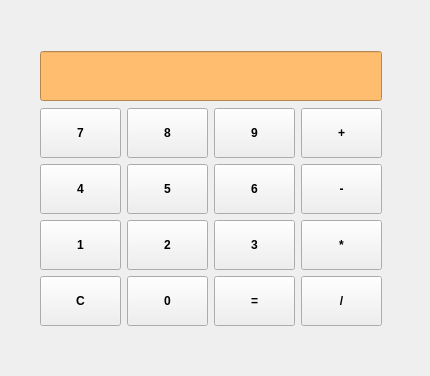
<?xml version="1.0" encoding="UTF-8"?>
<ui version="4.0">
 <class>Calculatrice</class>
 <widget class="QWidget" name="Calculatrice">
  <property name="enabled">
   <bool>true</bool>
  </property>
  <property name="geometry">
   <rect>
    <x>0</x>
    <y>0</y>
    <width>430</width>
    <height>376</height>
   </rect>
  </property>
  <property name="windowTitle">
   <string>Calculatrice</string>
  </property>
  <widget class="QWidget" name="">
   <property name="enabled">
    <bool>true</bool>
   </property>
   <property name="geometry">
    <rect>
     <x>40</x>
     <y>50</y>
     <width>342</width>
     <height>278</height>
    </rect>
   </property>
   <property name="font">
    <font>
     <bold>true</bold>
    </font>
   </property>
   <layout class="QGridLayout" name="gridLayout_2">
    <item row="0" column="0">
     <widget class="QLineEdit" name="lineEditAfficheur">
      <property name="enabled">
       <bool>true</bool>
      </property>
      <property name="minimumSize">
       <size>
        <width>0</width>
        <height>50</height>
       </size>
      </property>
      <property name="font">
       <font>
        <bold>true</bold>
       </font>
      </property>
      <property name="styleSheet">
       <string notr="true">background-color: rgb(255, 190, 111);</string>
      </property>
      <property name="readOnly">
       <bool>true</bool>
      </property>
     </widget>
    </item>
    <item row="1" column="0">
     <layout class="QGridLayout" name="gridLayout">
      <item row="0" column="0">
       <widget class="QPushButton" name="pushButton7">
        <property name="enabled">
         <bool>true</bool>
        </property>
        <property name="minimumSize">
         <size>
          <width>50</width>
          <height>50</height>
         </size>
        </property>
        <property name="font">
         <font>
          <bold>true</bold>
         </font>
        </property>
        <property name="text">
         <string>7</string>
        </property>
       </widget>
      </item>
      <item row="0" column="1">
       <widget class="QPushButton" name="pushButton8">
        <property name="enabled">
         <bool>true</bool>
        </property>
        <property name="minimumSize">
         <size>
          <width>50</width>
          <height>50</height>
         </size>
        </property>
        <property name="font">
         <font>
          <bold>true</bold>
         </font>
        </property>
        <property name="text">
         <string>8</string>
        </property>
       </widget>
      </item>
      <item row="0" column="2">
       <widget class="QPushButton" name="pushButton9">
        <property name="enabled">
         <bool>true</bool>
        </property>
        <property name="minimumSize">
         <size>
          <width>50</width>
          <height>50</height>
         </size>
        </property>
        <property name="font">
         <font>
          <bold>true</bold>
         </font>
        </property>
        <property name="text">
         <string>9</string>
        </property>
       </widget>
      </item>
      <item row="0" column="3">
       <widget class="QPushButton" name="pushButtonAdditionner">
        <property name="enabled">
         <bool>true</bool>
        </property>
        <property name="minimumSize">
         <size>
          <width>50</width>
          <height>50</height>
         </size>
        </property>
        <property name="font">
         <font>
          <bold>true</bold>
         </font>
        </property>
        <property name="text">
         <string>+</string>
        </property>
       </widget>
      </item>
      <item row="1" column="0">
       <widget class="QPushButton" name="pushButton4">
        <property name="enabled">
         <bool>true</bool>
        </property>
        <property name="minimumSize">
         <size>
          <width>50</width>
          <height>50</height>
         </size>
        </property>
        <property name="font">
         <font>
          <bold>true</bold>
         </font>
        </property>
        <property name="text">
         <string>4</string>
        </property>
       </widget>
      </item>
      <item row="1" column="1">
       <widget class="QPushButton" name="pushButton5">
        <property name="enabled">
         <bool>true</bool>
        </property>
        <property name="minimumSize">
         <size>
          <width>50</width>
          <height>50</height>
         </size>
        </property>
        <property name="font">
         <font>
          <bold>true</bold>
         </font>
        </property>
        <property name="text">
         <string>5</string>
        </property>
       </widget>
      </item>
      <item row="1" column="2">
       <widget class="QPushButton" name="pushButton6">
        <property name="enabled">
         <bool>true</bool>
        </property>
        <property name="minimumSize">
         <size>
          <width>50</width>
          <height>50</height>
         </size>
        </property>
        <property name="font">
         <font>
          <bold>true</bold>
         </font>
        </property>
        <property name="text">
         <string>6</string>
        </property>
       </widget>
      </item>
      <item row="1" column="3">
       <widget class="QPushButton" name="pushButtonSoustraire">
        <property name="enabled">
         <bool>true</bool>
        </property>
        <property name="minimumSize">
         <size>
          <width>50</width>
          <height>50</height>
         </size>
        </property>
        <property name="font">
         <font>
          <bold>true</bold>
         </font>
        </property>
        <property name="text">
         <string>-</string>
        </property>
       </widget>
      </item>
      <item row="2" column="0">
       <widget class="QPushButton" name="pushButton1">
        <property name="enabled">
         <bool>true</bool>
        </property>
        <property name="minimumSize">
         <size>
          <width>50</width>
          <height>50</height>
         </size>
        </property>
        <property name="font">
         <font>
          <bold>true</bold>
         </font>
        </property>
        <property name="text">
         <string>1</string>
        </property>
       </widget>
      </item>
      <item row="2" column="1">
       <widget class="QPushButton" name="pushButton2">
        <property name="enabled">
         <bool>true</bool>
        </property>
        <property name="minimumSize">
         <size>
          <width>50</width>
          <height>50</height>
         </size>
        </property>
        <property name="font">
         <font>
          <bold>true</bold>
         </font>
        </property>
        <property name="text">
         <string>2</string>
        </property>
       </widget>
      </item>
      <item row="2" column="2">
       <widget class="QPushButton" name="pushButton3">
        <property name="enabled">
         <bool>true</bool>
        </property>
        <property name="minimumSize">
         <size>
          <width>50</width>
          <height>50</height>
         </size>
        </property>
        <property name="font">
         <font>
          <bold>true</bold>
         </font>
        </property>
        <property name="text">
         <string>3</string>
        </property>
       </widget>
      </item>
      <item row="2" column="3">
       <widget class="QPushButton" name="pushButtonMultiplier">
        <property name="enabled">
         <bool>true</bool>
        </property>
        <property name="minimumSize">
         <size>
          <width>50</width>
          <height>50</height>
         </size>
        </property>
        <property name="font">
         <font>
          <bold>true</bold>
         </font>
        </property>
        <property name="text">
         <string>*</string>
        </property>
       </widget>
      </item>
      <item row="3" column="0">
       <widget class="QPushButton" name="pushButtonEffacer">
        <property name="enabled">
         <bool>true</bool>
        </property>
        <property name="minimumSize">
         <size>
          <width>50</width>
          <height>50</height>
         </size>
        </property>
        <property name="font">
         <font>
          <bold>true</bold>
         </font>
        </property>
        <property name="text">
         <string>C</string>
        </property>
       </widget>
      </item>
      <item row="3" column="1">
       <widget class="QPushButton" name="pushButton0">
        <property name="enabled">
         <bool>true</bool>
        </property>
        <property name="minimumSize">
         <size>
          <width>50</width>
          <height>50</height>
         </size>
        </property>
        <property name="font">
         <font>
          <bold>true</bold>
         </font>
        </property>
        <property name="text">
         <string>0</string>
        </property>
       </widget>
      </item>
      <item row="3" column="2">
       <widget class="QPushButton" name="pushButtonEgal">
        <property name="enabled">
         <bool>true</bool>
        </property>
        <property name="minimumSize">
         <size>
          <width>50</width>
          <height>50</height>
         </size>
        </property>
        <property name="font">
         <font>
          <bold>true</bold>
         </font>
        </property>
        <property name="text">
         <string>=</string>
        </property>
       </widget>
      </item>
      <item row="3" column="3">
       <widget class="QPushButton" name="pushButtonDiviser">
        <property name="enabled">
         <bool>true</bool>
        </property>
        <property name="minimumSize">
         <size>
          <width>50</width>
          <height>50</height>
         </size>
        </property>
        <property name="font">
         <font>
          <bold>true</bold>
         </font>
        </property>
        <property name="text">
         <string>/</string>
        </property>
       </widget>
      </item>
     </layout>
    </item>
   </layout>
  </widget>
 </widget>
 <resources/>
 <connections/>
</ui>
